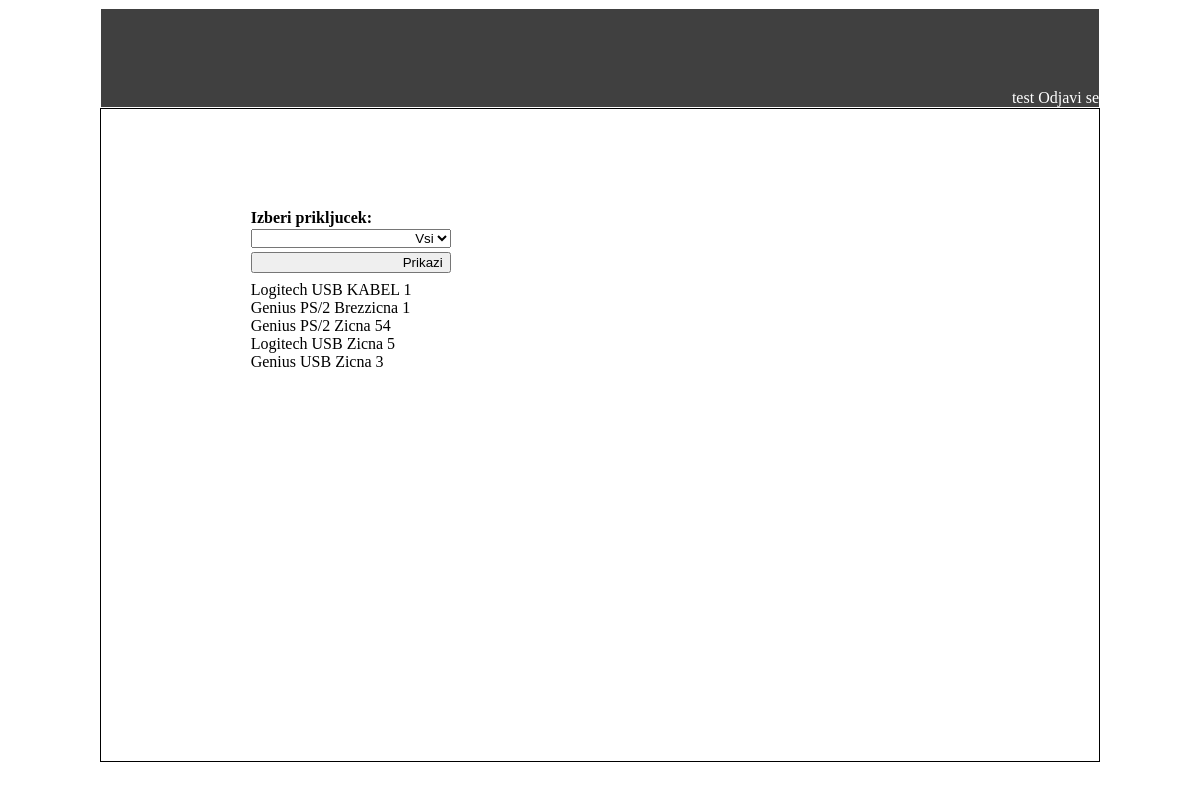
Screenshot of /kalkulator/tipkovnice (signed in) with the database file from the repository.
### kalkulator/models.py (models this page shows)
class Tipkovnice(models.Model):
    znamka = models.CharField(max_length=20)
    prikljucek = models.CharField(max_length=20)
    povezava = models.CharField(max_length=20)
    kolicina = models.CharField(max_length=20)

### kalkulator/views.py (the view, shortened to what this page needs)
@login_required
def tipkovnice(request):
    context = {}
    tipkovnice = Tipkovnice.objects.all()
    context['tipkovnice'] = tipkovnice
    return render(request, 'kalkulator/tipkovnice.html', context)

### kalkulator/templates/kalkulator/tipkovnice.html (shortened to what this page needs)
{% extends "kalkulator/base.html" %}
{% block main %}
	<div id="Stanje">
		<form>
			<label>Izberi prikljucek:</label>
										<select name="prikljucek">
											<option selected>Vsi</option>
										</select>
			<input type="submit" id="vpisi" value="Prikazi">
		</form>
		<br>
		<br>
		<br>
		<br>
		{% for tipkovnica in tipkovnice %}
		{{tipkovnica.znamka}}   {{tipkovnica.prikljucek}} {{tipkovnica.povezava}} {{tipkovnica.kolicina}}<br>
		{% endfor %}
	</div>
{% endblock %}

### kalkulator/templates/kalkulator/base.html (shortened to what this page needs)
{% load static %}
<!DOCTYPE HTML>
<html>
	<head>
		<link href="{% static 'kalkulator/style.css' %}" rel="stylesheet"/>
	</head>
	<body>
		<div id="page">
			<div id="banner">
				{% block logout %}
					<div id="logout">
								{% if user.is_authenticated %}
									{{ user.username }}
									<a href="{% url 'login' %}">Odjavi se</a>
								{% endif %}
					</div>
				{% endblock %}
			</div>
			<div id="main">
				 {% block main %}
				 {% endblock %}
			</div>
		</div>
	</body>
</html>

### kalkulator/static/kalkulator/style.css (style rules this page uses)
body { max-width: 1000px; margin-left: auto; margin-right: auto; }
#page { width: 100%; height:98vh; }
#banner { position: relative; border: 1px solid white; box-sizing: border-box; max-width: 1000px; margin-left: auto; margin-right: auto; height: 100px; text-align: right; color: white; overflow: hidden; background-color: #404040; }
#main { height: 83.4%; border: 1px solid black; box-sizing: border-box; }
#logout { position: absolute; right: 0; bottom: 0; }
a:link { color: white; text-decoration: none; }
#Obrazec, #Stanje, #Porocilo { padding: 10% 15%; }
select, input, textarea { clear: both; float: left; width: 200px; margin: 2px 0px; text-align: right; }
label { float: left; clear: both; width: 200px; font-weight: bolder; }

### rows the page displays
Tipkovnice: znamka "Logitech", prikljucek "USB", povezava "KABEL", kolicina "1"
Tipkovnice: znamka "Genius", prikljucek "PS/2", povezava "Brezzicna", kolicina "1"
Tipkovnice: znamka "Genius", prikljucek "PS/2", povezava "Zicna", kolicina "54"
Tipkovnice: znamka "Logitech", prikljucek "USB", povezava "Zicna", kolicina "5"
Tipkovnice: znamka "Genius", prikljucek "USB", povezava "Zicna", kolicina "3"

### other values shown
{{ user.username }} "test"
